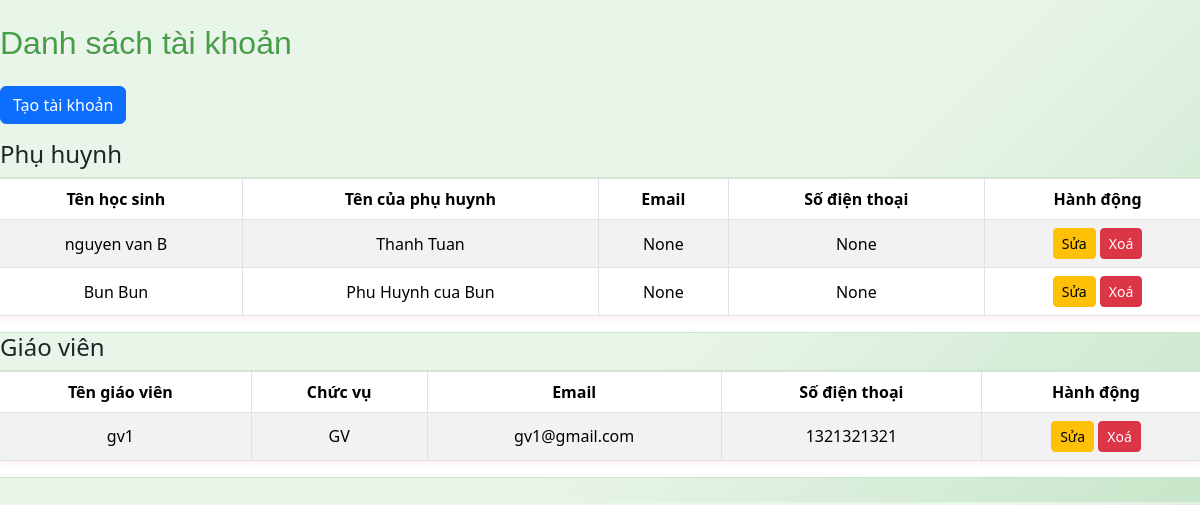
The page /accounts (signed in) on the database as committed earlier.
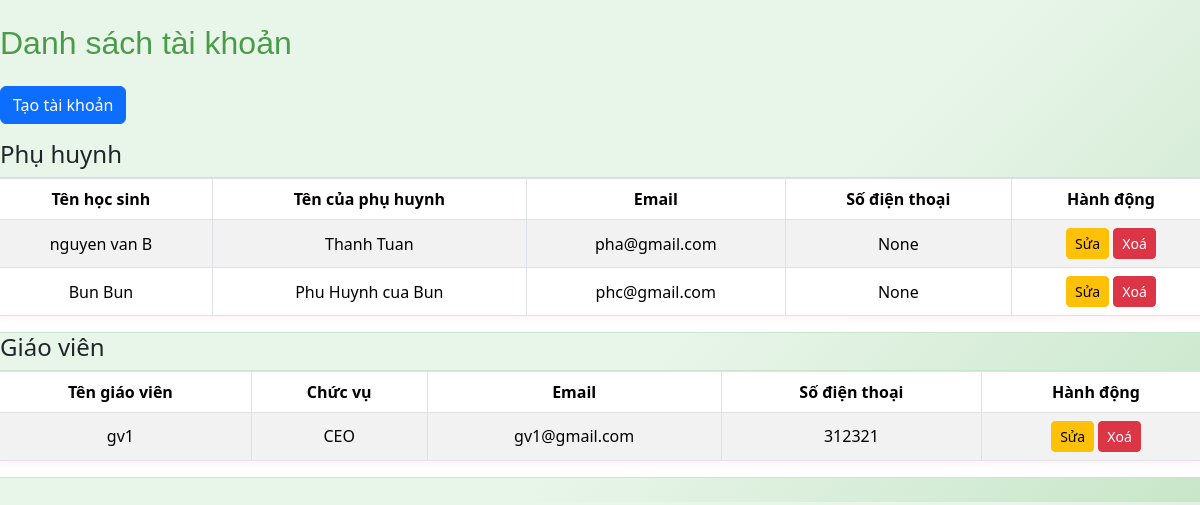
The same page on the database as committed later.
### app/models.py (models this page shows)
class Child(db.Model):
    id = db.Column(db.Integer, primary_key=True)
    name = db.Column(db.String(100), nullable=False)
    age = db.Column(db.Integer, nullable=False)
    parent_contact = db.Column(db.String(100), nullable=False)
    class_name = db.Column(db.String(100))
    birth_date = db.Column(db.String(20))
    status = db.Column(db.String(20), default='Chưa điểm danh')
    email = db.Column(db.String(100))
    phone = db.Column(db.String(20))
    password = db.Column(db.String(100))
    student_code = db.Column(db.String(20), unique=True, nullable=True)

class Staff(db.Model):
    id = db.Column(db.Integer, primary_key=True)
    name = db.Column(db.String(100), nullable=False)
    position = db.Column(db.String(100), nullable=False)
    contact_info = db.Column(db.String(100), nullable=False)
    email = db.Column(db.String(100))
    phone = db.Column(db.String(20))
    password = db.Column(db.String(100))

### app/routes.py (the view, shortened to what this page needs)
@main.route('/accounts', methods=['GET', 'POST'])
def accounts():
    ADMIN_USERNAME = 'admin'
    ADMIN_PASSWORD = 'admin123'
    parents = Child.query.all()
    teachers = Staff.query.all()
    mobile = is_mobile()
    show_sensitive = session.get('role') == 'admin'
    def mask_user(u):
        return {
            'id': u.id,
            'name': u.name,
            'email': u.email if show_sensitive else 'Ẩn',
            'phone': u.phone if show_sensitive else 'Ẩn',
            'student_code': getattr(u, 'student_code', None) if show_sensitive else 'Ẩn',
            'class_name': getattr(u, 'class_name', None) if show_sensitive else 'Ẩn',
            'parent_contact': getattr(u, 'parent_contact', None) if show_sensitive else 'Ẩn',
            'position': getattr(u, 'position', None) if show_sensitive else 'Ẩn',
        }
    masked_parents = [mask_user(p) for p in parents]
    masked_teachers = [mask_user(t) for t in teachers]
    return render_template('accounts.html', parents=masked_parents, teachers=masked_teachers, show_modal=False, title='Quản lý tài khoản', mobile=mobile)

### app/__init__.py (called while the page is built)
def create_app():
    app = Flask(__name__)
    app.config['SECRET_KEY'] = 'your-secret-key'
    app.config['SQLALCHEMY_DATABASE_URI'] = 'sqlite:///site.db'
    app.config['SQLALCHEMY_TRACK_MODIFICATIONS'] = False
    db.init_app(app)
    migrate = Migrate(app, db)
    csrf = CSRFProtect(app)
    @app.context_processor
    def inject_csrf_token():
        from flask_wtf.csrf import generate_csrf
        return dict(csrf_token=generate_csrf)
    from app.routes import main
    app.register_blueprint(main)
    return app

### app/routes.py (called while the page is built)
def is_mobile():
    ua = request.user_agent.string.lower()
    return 'mobile' in ua or 'android' in ua or 'iphone' in ua

### app/templates/accounts.html (shortened to what this page needs)
<!DOCTYPE html>
<html lang="en">
<head>
    <link rel="stylesheet" href="{{ url_for('static', filename='css/style.css') }}">
    <link rel="stylesheet" href="https://cdn.jsdelivr.net/npm/bootstrap@5.3.3/dist/css/bootstrap.min.css">
</head>
<body>
    <div class="container-fluid mt-4 mb-4 px-0">
        <h2 class="mb-4" style="color:#43a047;">Danh sách tài khoản</h2>
        {% if session['role'] == 'admin' %}
        <a href="/accounts/create" class="btn btn-primary mb-3">Tạo tài khoản</a>
        {% endif %}
        <h4>Phụ huynh</h4>
        <div class="table-responsive accounts-table-wrapper">
        <table class="table table-bordered table-striped {% if mobile %}accounts-table-mobile{% else %}accounts-table-desktop{% endif %}">
            <thead>
                <tr>
                    <th>Tên học sinh</th>
                    <th>Tên của phụ huynh</th>
                    <th>Email</th>
                    <th>Số điện thoại</th>
                    {% if session['role'] == 'admin' %}
                    <th>Hành động</th>
                    {% endif %}
                </tr>
            </thead>
            <tbody>
                {% for child in parents %}
                <tr>
                    <td>{{ child.name }}</td>
                    <td>{{ child.parent_contact }}</td>
                    <td>{{ child.email }}</td>
                    <td>{{ child.phone }}</td>
                    {% if session['role'] == 'admin' %}
                    <td>
                        <a href="/accounts/{{ child.id }}/edit" class="btn btn-warning btn-sm"> Sửa</a>
                        <form method="POST" action="/accounts/parent/{{ child.id }}/delete" style="display:inline;" onsubmit="return confirm('Bạn có chắc muốn xoá tài khoản này?');">
                            <button type="submit" class="btn btn-danger btn-sm"> Xoá</button>
                        </form>
                    </td>
                    {% endif %}
                </tr>
                {% endfor %}
            </tbody>
        </table>
        </div>
        <h4>Giáo viên</h4>
        <div class="table-responsive accounts-table-wrapper">
        <table class="table table-bordered table-striped {% if mobile %}accounts-table-mobile{% else %}accounts-table-desktop{% endif %}">
            <thead>
                <tr>
                    <th>Tên giáo viên</th>
                    <th>Chức vụ</th>
                    <th>Email</th>
                    <th>Số điện thoại</th>
                    {% if session['role'] == 'admin' %}
                    <th>Hành động</th>
                    {% endif %}
                </tr>
            </thead>
            <tbody>
                {% for teacher in teachers %}
                <tr>
                    <td>{{ teacher.name }}</td>
                    <td>{{ teacher.position }}</td>
                    <td>{{ teacher.email }}</td>
                    <td>{{ teacher.phone }}</td>
                    {% if session['role'] == 'admin' %}
                    <td>
                        <a href="/accounts/{{ teacher.id }}/edit" class="btn btn-warning btn-sm"> Sửa</a>
                        <form method="POST" action="/accounts/teacher/{{ teacher.id }}/delete" style="display:inline;" onsubmit="return confirm('Bạn có chắc muốn xoá tài khoản này?');">
                            <button type="submit" class="btn btn-danger btn-sm"> Xoá</button>
                        </form>
                    </td>
                    {% endif %}
                </tr>
                {% endfor %}
            </tbody>
        </table>
        </div>
    </div>
</body>
</html>

Rows that differ between the two databases and show on the page:
changed Child "nguyen van B": email "None" → "pha@gmail.com"
changed Child "Bun Bun": email "None" → "phc@gmail.com"
changed Staff "gv1": position "GV" → "CEO"; phone "1321321321" → "312321"
